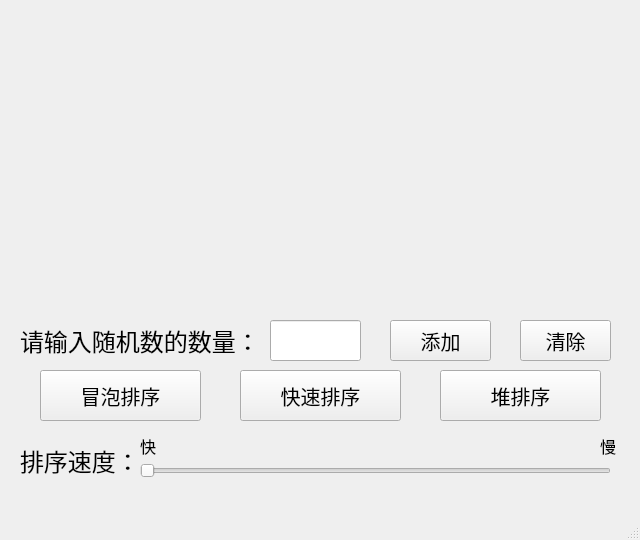
<?xml version="1.0" encoding="UTF-8"?>
<ui version="4.0">
 <class>MainWindow</class>
 <widget class="QMainWindow" name="MainWindow">
  <property name="geometry">
   <rect>
    <x>0</x>
    <y>0</y>
    <width>640</width>
    <height>540</height>
   </rect>
  </property>
  <property name="minimumSize">
   <size>
    <width>640</width>
    <height>540</height>
   </size>
  </property>
  <property name="maximumSize">
   <size>
    <width>640</width>
    <height>5400</height>
   </size>
  </property>
  <property name="windowTitle">
   <string>MainWindow</string>
  </property>
  <widget class="QWidget" name="centralWidget">
   <widget class="QWidget" name="horizontalLayoutWidget">
    <property name="geometry">
     <rect>
      <x>10</x>
      <y>0</y>
      <width>621</width>
      <height>301</height>
     </rect>
    </property>
    <layout class="QHBoxLayout" name="hLayout"/>
   </widget>
   <widget class="QPushButton" name="addButton">
    <property name="geometry">
     <rect>
      <x>390</x>
      <y>320</y>
      <width>101</width>
      <height>41</height>
     </rect>
    </property>
    <property name="font">
     <font>
      <pointsize>15</pointsize>
     </font>
    </property>
    <property name="text">
     <string>添加</string>
    </property>
   </widget>
   <widget class="QPushButton" name="deleteButton">
    <property name="geometry">
     <rect>
      <x>520</x>
      <y>320</y>
      <width>91</width>
      <height>41</height>
     </rect>
    </property>
    <property name="font">
     <font>
      <pointsize>15</pointsize>
     </font>
    </property>
    <property name="text">
     <string>清除</string>
    </property>
   </widget>
   <widget class="QLineEdit" name="numberLineEdit">
    <property name="geometry">
     <rect>
      <x>270</x>
      <y>320</y>
      <width>91</width>
      <height>41</height>
     </rect>
    </property>
    <property name="font">
     <font>
      <pointsize>16</pointsize>
     </font>
    </property>
    <property name="text">
     <string/>
    </property>
   </widget>
   <widget class="QPushButton" name="bubbleButton">
    <property name="geometry">
     <rect>
      <x>40</x>
      <y>370</y>
      <width>161</width>
      <height>51</height>
     </rect>
    </property>
    <property name="font">
     <font>
      <pointsize>15</pointsize>
     </font>
    </property>
    <property name="text">
     <string>冒泡排序</string>
    </property>
   </widget>
   <widget class="QSlider" name="horizontalSlider">
    <property name="geometry">
     <rect>
      <x>140</x>
      <y>460</y>
      <width>471</width>
      <height>22</height>
     </rect>
    </property>
    <property name="font">
     <font>
      <pointsize>9</pointsize>
     </font>
    </property>
    <property name="minimum">
     <number>1</number>
    </property>
    <property name="maximum">
     <number>100</number>
    </property>
    <property name="pageStep">
     <number>10</number>
    </property>
    <property name="orientation">
     <enum>Qt::Horizontal</enum>
    </property>
   </widget>
   <widget class="QLabel" name="label">
    <property name="geometry">
     <rect>
      <x>20</x>
      <y>320</y>
      <width>231</width>
      <height>41</height>
     </rect>
    </property>
    <property name="font">
     <font>
      <pointsize>18</pointsize>
     </font>
    </property>
    <property name="text">
     <string>请输入随机数的数量：</string>
    </property>
   </widget>
   <widget class="QPushButton" name="heapButton">
    <property name="geometry">
     <rect>
      <x>440</x>
      <y>370</y>
      <width>161</width>
      <height>51</height>
     </rect>
    </property>
    <property name="font">
     <font>
      <pointsize>15</pointsize>
     </font>
    </property>
    <property name="text">
     <string>堆排序</string>
    </property>
   </widget>
   <widget class="QPushButton" name="quickButton">
    <property name="geometry">
     <rect>
      <x>240</x>
      <y>370</y>
      <width>161</width>
      <height>51</height>
     </rect>
    </property>
    <property name="font">
     <font>
      <pointsize>15</pointsize>
     </font>
    </property>
    <property name="text">
     <string>快速排序</string>
    </property>
   </widget>
   <widget class="QLabel" name="label_2">
    <property name="geometry">
     <rect>
      <x>20</x>
      <y>440</y>
      <width>121</width>
      <height>41</height>
     </rect>
    </property>
    <property name="font">
     <font>
      <pointsize>18</pointsize>
     </font>
    </property>
    <property name="text">
     <string>排序速度：</string>
    </property>
   </widget>
   <widget class="QLabel" name="label_3">
    <property name="geometry">
     <rect>
      <x>140</x>
      <y>430</y>
      <width>31</width>
      <height>31</height>
     </rect>
    </property>
    <property name="font">
     <font>
      <pointsize>12</pointsize>
     </font>
    </property>
    <property name="text">
     <string>快</string>
    </property>
   </widget>
   <widget class="QLabel" name="label_4">
    <property name="geometry">
     <rect>
      <x>600</x>
      <y>430</y>
      <width>31</width>
      <height>31</height>
     </rect>
    </property>
    <property name="font">
     <font>
      <pointsize>12</pointsize>
     </font>
    </property>
    <property name="text">
     <string>慢</string>
    </property>
   </widget>
  </widget>
  <widget class="QMenuBar" name="menuBar">
   <property name="geometry">
    <rect>
     <x>0</x>
     <y>0</y>
     <width>640</width>
     <height>23</height>
    </rect>
   </property>
  </widget>
  <widget class="QStatusBar" name="statusBar"/>
 </widget>
 <layoutdefault spacing="6" margin="11"/>
 <resources/>
 <connections/>
</ui>
